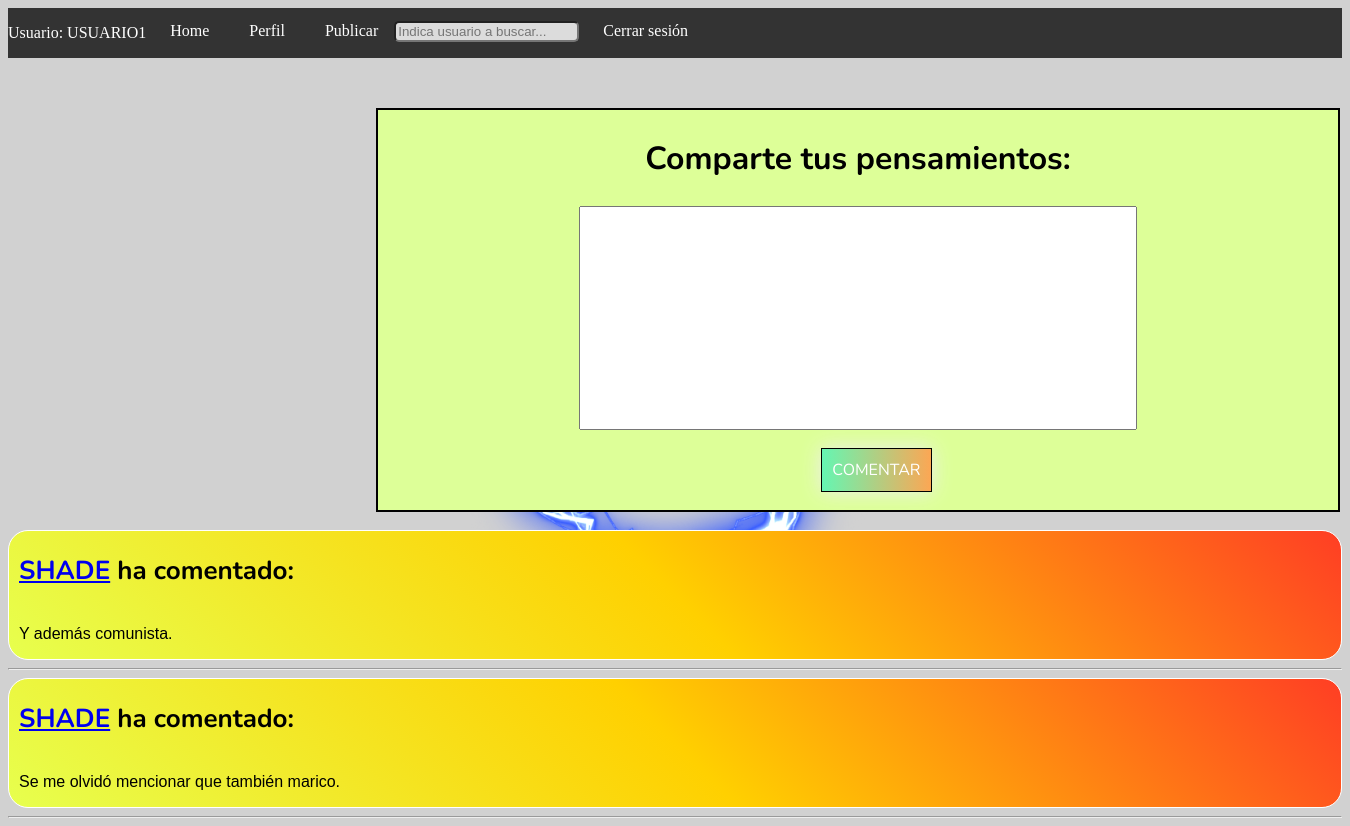
Page /PHP/escribir_mostrar_comentarios.php?id_post=2 (signed in) on the committed database.
### tables this page shows
CREATE TABLE COMENTARIO (
    ID_COMENTARIO INT AUTO_INCREMENT PRIMARY KEY,  
    ID_COMENTARIO_POST INT,  
    FOREIGN KEY (ID_COMENTARIO_POST) REFERENCES POST_USUARIO(ID_POST),
    ID_COMENTARIO_USUARIO INT,  
    FOREIGN KEY (ID_COMENTARIO_USUARIO) REFERENCES USUARIO(ID_USUARIO),
    TEXTO_COMENTARIO VARCHAR(300)  
);

CREATE TABLE USUARIO (
    ID_USUARIO INT AUTO_INCREMENT PRIMARY KEY,
    NOMBRE_USUARIO VARCHAR(30) NOT NULL UNIQUE,
    CORREO_USUARIO VARCHAR(30) NOT NULL UNIQUE,
    CONTRASENA_USUARIO VARCHAR(100) NOT NULL,
    USUARIO_ADMIN BOOLEAN NOT NULL
);

### PHP/escribir_mostrar_comentarios.php (the view, shortened to what this page needs)
<!DOCTYPE html>
<html lang="en">
<head>
    <link rel="stylesheet" href="CSS/escribir_mostrar_comentarios_css.css">
</head>
<body>
    <?php
    require "cabecera.php";
    echo "<br>";
    if (isset($_SESSION['usuario'])) {
        $cadena_conexion = 'mysql:dbname=redsocial;host=127.0.0.1';
        $base = 'root';
        $clave = '';
        try {
            $bd = new PDO($cadena_conexion, $base, $clave);
            $id_post = $_GET['id_post'];
            echo "<div id='div_crear_comentario'>";
            echo '<h2 id="titulo_crear_comentario">Comparte tus pensamientos:</h2>';
            echo "<form action='procesar_comentario.php' method='post' enctype='multipart/form-data'>";
            echo "<input type='textarea' name='escribe_comentario' id='escribe_comentario'><br><br>";
            echo "<input type='submit' class='boton_comentario' id='boton_subir_comentario' value='Comentar'><br></form></div><br>";
            $seleccion_comentarios = $bd->prepare("SELECT * FROM COMENTARIO WHERE ID_COMENTARIO_POST = ?");
            $seleccion_comentarios->execute(array($id_post));
            foreach($seleccion_comentarios as $resultado) {
                $seleccion_usuario = $bd->prepare("SELECT NOMBRE_USUARIO FROM USUARIO WHERE ID_USUARIO = ?");
                $seleccion_usuario->execute(array($resultado["ID_COMENTARIO_USUARIO"]));
                $usuario = $seleccion_usuario->fetch(PDO::FETCH_ASSOC);
                echo "<div class='div_comentario'>";
                echo "<h2 class='titulo_comentario'><a href='perfil.php'>", $usuario['NOMBRE_USUARIO'], "</a> ha comentado:</h2>";
                echo "<p class='texto_comentario'>" . $resultado["TEXTO_COMENTARIO"] . "</p></div><hr>";
            }
        } catch (PDOException $e) {
            echo "Error: " . $e->getMessage();
        }
    }
    else {
        echo "<h1>Tienes que inicar sesión.</h1>";
    }
    ?>
</body>
</html>

### PHP/CSS/escribir_mostrar_comentarios_css.css (style rules this page uses)
body { background-color: rgb(209, 209, 209); }
#div_crear_comentario { margin-left: 23em; margin-top: 2em; text-align: center; border: 2px solid black; background-color: rgb(221, 255, 152); width: 60em; height: 25em; }
#titulo_crear_comentario { font-size: 2em; font-family: 'Nunito', sans-serif; }
#escribe_comentario { vertical-align: top; line-height: 1.5; width: 40em; height: 15em; padding: 10px; }
.boton_comentario { font-size: 1em; padding: 1em; }
#boton_subir_comentario { flex: 1 1 auto; margin-left: 2.3em; padding: 10px; text-align: center; text-transform: uppercase; transition: 0.5s; background-size: 200% auto; color: white; font-family: 'Nunito', sans-serif; box-shadow: 0 0 20px #eee; border: 1px solid black; background-image: linear-gradient(to right, #65f6b2 0%, #ffa552 51%, #65f6b2 100%); }
.titulo_comentario { font-size: 26px; font-family: 'Nunito', sans-serif; margin-left: 10px; }
.texto_comentario { margin-left: 10px; margin-right: 5px; display: inline-block; font-family: Impact, Haettenschweiler, 'Arial Narrow Bold', sans-serif; font-family: sans-serif; margin-left: 10px; }
.div_comentario { border: 1px solid rgb(255, 255, 255); border-radius: 20px; background-image: linear-gradient(45deg, rgb(231, 255, 78), rgb(255, 208, 0), rgb(255, 62, 36)); }

### PHP/CSS/cabecera_css.css (style rules this page uses)
body { background-image: url("logo.jpg"); background-repeat: no-repeat; background-position: center; background-attachment: fixed; }

### rows in the picture
comentario: ID_COMENTARIO_USUARIO.NOMBRE_USUARIO "SHADE", TEXTO_COMENTARIO "Y además comunista."
comentario: ID_COMENTARIO_USUARIO.NOMBRE_USUARIO "SHADE", TEXTO_COMENTARIO "Se me olvidó mencionar que también marico."

### other values in the picture
$_SESSION['usuario']['nombre_usuario'] "USUARIO1"
